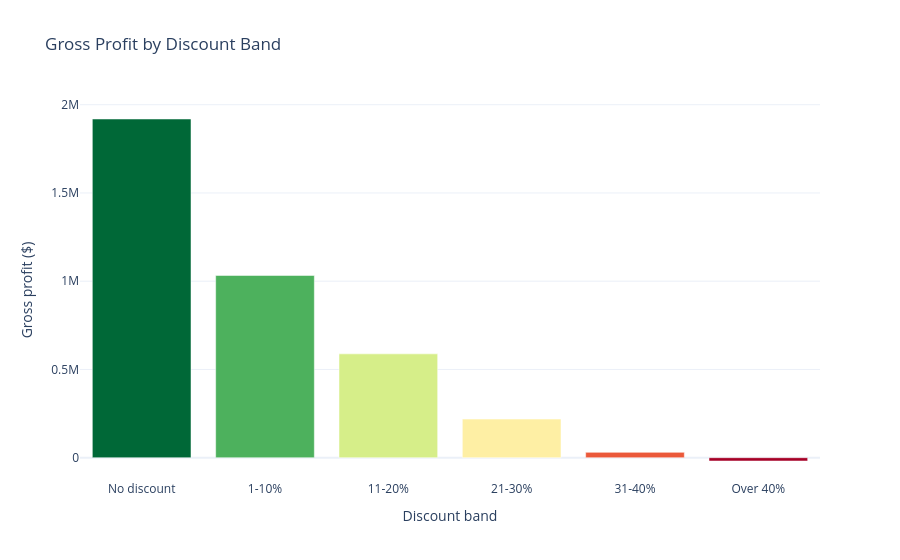

The code cell stored with this chart in its notebook:
### Markdown cell above
---
## 7. Promotion Effectiveness & Gross-Margin Analysis

Compare realized sales and gross margin across discount bands, promotion status, and product categories. These descriptive comparisons do not establish causal promotion lift.

### Code cell
promotion_df = df_clean[[
    'product_category', 'promotion_active', 'discount_percent',
    'gross_sales', 'gross_profit'
]].dropna(subset=['discount_percent', 'gross_sales', 'gross_profit']).copy()

promotion_df['discount_band'] = pd.cut(
    promotion_df['discount_percent'],
    bins=[-np.inf, 0, 10, 20, 30, 40, np.inf],
    labels=['No discount', '1-10%', '11-20%', '21-30%', '31-40%', 'Over 40%']
)

promotion_discount_summary = (
    promotion_df.groupby('discount_band', observed=False)
    .agg(
        transactions=('gross_sales', 'size'),
        gross_sales=('gross_sales', 'sum'),
        gross_profit=('gross_profit', 'sum'),
        average_discount=('discount_percent', 'mean')
    )
    .reset_index()
)
promotion_discount_summary['gross_margin_pct'] = np.where(
    promotion_discount_summary['gross_sales'] > 0,
    promotion_discount_summary['gross_profit'] / promotion_discount_summary['gross_sales'] * 100,
    0
)

discount_fig = px.bar(
    promotion_discount_summary,
    x='discount_band', y='gross_profit', color='gross_margin_pct',
    hover_data=['transactions', 'gross_sales', 'average_discount'],
    color_continuous_scale='RdYlGn',
    labels={'discount_band': 'Discount band', 'gross_profit': 'Gross profit ($)',
            'gross_margin_pct': 'Gross margin (%)'},
    title='Gross Profit by Discount Band', template='plotly_white'
)
discount_fig.update_layout(coloraxis_showscale=False)
discount_fig.show()

promotion_status_summary = (
    promotion_df.groupby('promotion_active', observed=True)
    .agg(
        transactions=('gross_sales', 'size'),
        gross_sales=('gross_sales', 'sum'),
        gross_profit=('gross_profit', 'sum'),
        average_discount=('discount_percent', 'mean')
    )
)
promotion_status_summary['gross_margin_pct'] = (
    promotion_status_summary['gross_profit'] / promotion_status_summary['gross_sales'] * 100
)
print('Promotion status comparison (descriptive, not causal):')
display(promotion_status_summary.round(2))

promotion_category_summary = (
    promotion_df.groupby('product_category')
    .agg(
        transactions=('gross_sales', 'size'),
        gross_sales=('gross_sales', 'sum'),
        gross_profit=('gross_profit', 'sum'),
        average_discount=('discount_percent', 'mean')
    )
    .reset_index()
)
promotion_category_summary['gross_margin_pct'] = (
    promotion_category_summary['gross_profit'] / promotion_category_summary['gross_sales'] * 100
)
promotion_category_summary = promotion_category_summary.sort_values(
    ['gross_margin_pct', 'average_discount'], ascending=[True, False]
)
print('Lowest-margin categories for promotion review:')
display(promotion_category_summary.head(15).round(2))

### Figure 1 — Plotly figure (JSON) as saved in the notebook; plotly's stock layout.template omitted (floating-point values rounded to 4 significant figures)
{"data": [{"customdata": [[42850.0, 4339000.0, 0.0], [29320.0, 2841000.0, 8.111], [23120.0, 2302000.0, 17.67], [12590.0, 1207000.0, 27.59], [6180.0, 627200.0, 40.0], [5937.0, 603200.0, 50.0]], "hovertemplate": "Discount band=%{x}<br>Gross profit ($)=%{y}<br>transactions=%{customdata[0]}<br>gross_sales=%{customdata[1]}<br>average_discount=%{customdata[2]}<br>Gross margin (%)=%{marker.color}<extra></extra>", "legendgroup": "", "marker": {"color": [44.22, 36.34, 25.56, 18.14, 4.814, -3.104], "coloraxis": "coloraxis", "pattern": {"shape": ""}}, "name": "", "orientation": "v", "showlegend": false, "textposition": "auto", "type": "bar", "x": ["No discount", "1-10%", "11-20%", "21-30%", "31-40%", "Over 40%"], "xaxis": "x", "y": [1919000.0, 1033000.0, 588300.0, 219000.0, 30190.0, -18720.0], "yaxis": "y"}], "layout": {"barmode": "relative", "coloraxis": {"autocolorscale": false, "colorbar": {"title": {"text": "Gross margin (%)"}}, "colorscale": [[0, "rgb(165,0,38)"], [0.1, "rgb(215,48,39)"], [0.2, "rgb(244,109,67)"], [0.3, "rgb(253,174,97)"], [0.4, "rgb(254,224,139)"], [0.5, "rgb(255,255,191)"], [0.6, "rgb(217,239,139)"], [0.7, "rgb(166,217,106)"], [0.8, "rgb(102,189,99)"], [0.9, "rgb(26,152,80)"], [1, "rgb(0,104,55)"]], "showscale": false}, "legend": {"tracegroupgap": 0}, "title": {"text": "Gross Profit by Discount Band"}, "xaxis": {"anchor": "y", "domain": [0, 1], "title": {"text": "Discount band"}}, "yaxis": {"anchor": "x", "domain": [0, 1], "title": {"text": "Gross profit ($)"}}}}
